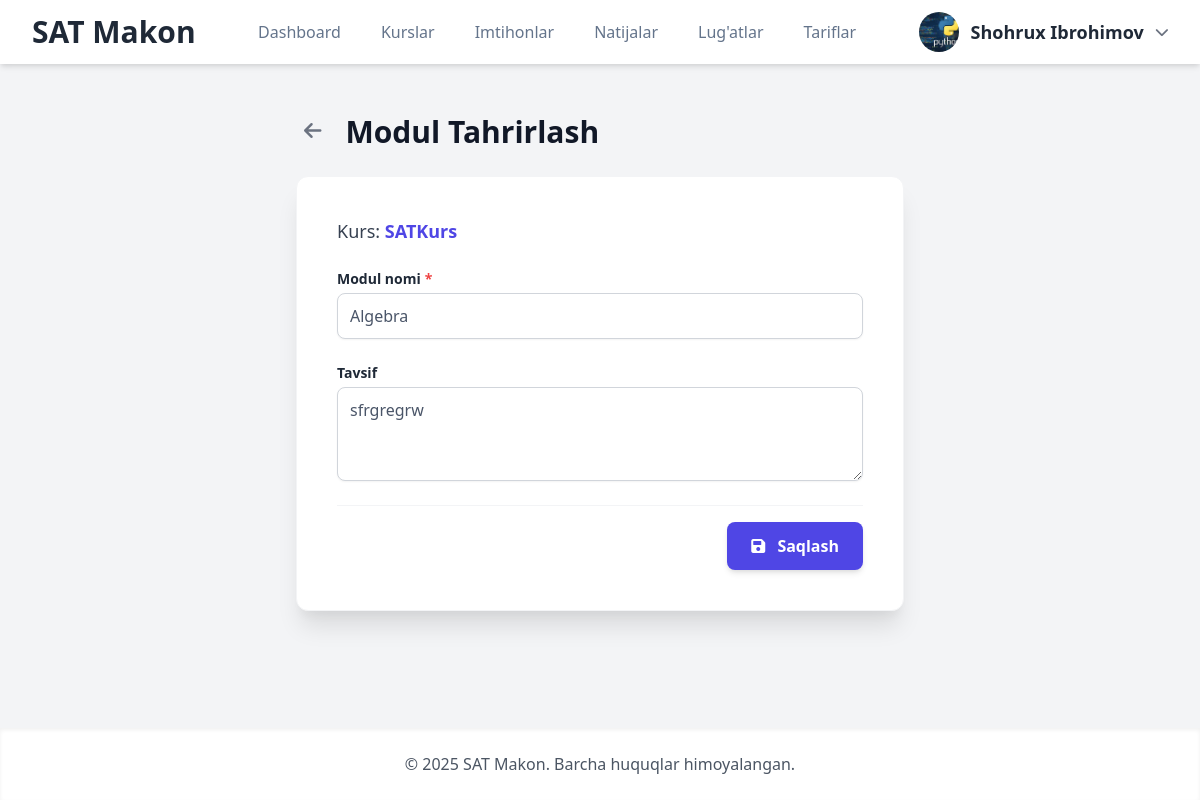
The page /courses/1/modules/1/edit/ (signed in) on the database its author committed.
### Mock/models.py (models this page shows, shortened)
class CustomUser(AbstractUser):
    first_name = None
    last_name = None
    full_name = models.CharField(max_length=255, verbose_name="To'liq ism (F.I.Sh)")
    email = models.EmailField(unique=True, verbose_name="Elektron pochta")
    phone_number = models.CharField(max_length=20, unique=True, null=True, blank=True, verbose_name="Telefon raqami")
    center = models.ForeignKey(
        Center,
        on_delete=models.SET_NULL,
        null=True,
        blank=True,
        related_name='members',
        verbose_name="O'quv Markazi"
    )
    ROLE_CHOICES = [
        ('student', "O'quvchi"),
        ('teacher', "O'qituvchi"),
        ('center_admin', "Markaz Admini"),
        ('admin', "Platforma Super Admini"),
    ]
    role = models.CharField(max_length=20, choices=ROLE_CHOICES, default='student', verbose_name="Foydalanuvchi roli")
    profile_picture = models.ImageField(upload_to='profile_pics/', null=True, blank=True, verbose_name="Profil rasmi")
    bio = models.TextField(max_length=500, blank=True, verbose_name="O'zi haqida")
    ability = models.FloatField(default=0.0, verbose_name="Foydalanuvchi qobiliyati (Rasch)")
    teacher = models.ForeignKey(
        'self',
        on_delete=models.SET_NULL,
        null=True,
        blank=True,
        limit_choices_to=models.Q(role='teacher') | models.Q(role='center_admin'),
        related_name='students',
        verbose_name="Biriktirilgan Ustoz/Admin"
    )
    is_approved = models.BooleanField(default=True, verbose_name="Tasdiqlangan")
    is_banned = models.BooleanField(default=False, verbose_name="Bloklangan")
    USERNAME_FIELD = 'username'
    REQUIRED_FIELDS = ['email', 'full_name']
    def get_full_name(self):
        return self.full_name.strip()
    class Meta:
        verbose_name = "Foydalanuvchi"
        verbose_name_plural = "Foydalanuvchilar"

class CourseModule(models.Model):
    course = models.ForeignKey(Course, on_delete=models.CASCADE, related_name='modules', verbose_name="Kurs")
    title = models.CharField(max_length=200, verbose_name="Modul nomi")
    description = models.TextField(verbose_name="Tavsif", blank=True, null=True)
    order = models.PositiveIntegerField(default=0, verbose_name="Tartib raqami")
    class Meta:
        verbose_name = "Kurs Moduli"
        verbose_name_plural = "Kurs Modullari"
        ordering = ['order']
        unique_together = ('course', 'order')

class Course(models.Model):
    title = models.CharField(max_length=200, verbose_name="Kurs nomi")
    description = models.TextField(verbose_name="Tavsif", blank=True, null=True)
    teacher = models.ForeignKey(settings.AUTH_USER_MODEL, on_delete=models.SET_NULL, null=True, verbose_name="Ustoz")
    course_type = models.CharField(
        max_length=10,
        choices=COURSE_TYPE_CHOICES,
        default='online',
        verbose_name="Kurs turi"
    )
    online_lesson_flow = models.CharField(
        max_length=10,
        choices=ONLINE_LESSON_FLOW_CHOICES,
        default='self_paced',
        verbose_name="Online darslar turi",
        help_text="'Ixtiyoriy'da tezlik talabaga bog'liq, 'Jadval asosida'da vaqt cheklangan."
    )
    is_premium = models.BooleanField(default=True, verbose_name="Pullik kurs")
    is_active = models.BooleanField(default=True, verbose_name="Aktiv")
    price = models.DecimalField(
        max_digits=10,
        decimal_places=2,
        default=0.00,
        verbose_name="Kurs narxi"
    )
    created_at = models.DateTimeField(auto_now_add=True)
    center = models.ForeignKey(
        'Center',
        on_delete=models.CASCADE,
        related_name='courses',
        verbose_name="Tegishli Markaz",
        null=True
    )
    groups = models.ManyToManyField(
        'Group',
        related_name='courses',
        blank=True,
        verbose_name="Kurs o'tiladigan guruhlar"
    )
    class Meta:
        verbose_name = "Kurs"
        verbose_name_plural = "Kurslar"
        unique_together = ('title', 'center')
        ordering = ['title']

### Mock/views.py (the view)
# urls.py: path('courses/<int:course_id>/modules/<int:module_id>/edit/', views.module_update, name='module_update'),
@login_required
def module_update(request, course_id, module_id):
    course = get_object_or_404(Course, id=course_id)
    module = get_object_or_404(CourseModule, id=module_id, course=course) # CourseModule dan topildi
    if request.method == 'POST':
        form = CourseModuleForm(request.POST, instance=module)
        if form.is_valid():
            module_instance = form.save()
            messages.success(request, f"'{module_instance.title}' moduli muvaffaqiyatli tahrirlandi.") # Muvaffaqiyat xabari
            return redirect('module_list', course_id=course.id)
        else:
            messages.error(request, "Iltimos, formadagi xatolarni to'g'irlang.")
    else:
        form = CourseModuleForm(instance=module)
    context = {
        'form': form,
        'course': course,  # Shablon uchun kerak
        'module': module,  # Tahrirlash sarlavhasi uchun kerak
    }
    return render(request, 'management/module_form.html', context)

### Mock/forms.py
class CourseModuleForm(forms.ModelForm):
    class Meta:
        model = CourseModule
        fields = ['title', 'description'] # Faqat foydalanuvchi kiritishi kerak bo'lgan maydonlar qoldi
        widgets = {
            'description': forms.Textarea(attrs={'rows': 3}),
        }

### Mock/context_processors.py (called while the page is built)
def global_context(request):
    default_name = "SAT Makon"
    context = {
        'CENTER_NAME': default_name,
        'center': None,
        'CENTER_SLUG': None,
    }
    if request.user.is_authenticated:
        user = request.user
        if hasattr(user, 'center') and user.center:
            current_center = user.center
            context['center'] = current_center
            context['CENTER_SLUG'] = current_center.slug
            context['CENTER_NAME'] = current_center.name
        if user.is_superuser:
            context['CENTER_NAME'] = default_name
            context['center'] = None
            context['CENTER_SLUG'] = None
    return context

### Mock/templates/management/module_form.html (shortened to what this page needs)
{% extends 'base.html' %}
{% load static i18n widget_tweaks %}
{% block extra_css %}
<link href="https://cdn.jsdelivr.net/npm/tailwindcss@2.2.19/dist/tailwind.min.css" rel="stylesheet">
<link rel="stylesheet" href="https://cdnjs.cloudflare.com/ajax/libs/font-awesome/6.0.0-beta3/css/all.min.css">
{% endblock %}
{% block content %}
<div class="container mx-auto p-4 md:p-8 max-w-2xl">
    <div class="flex items-center mb-6 space-x-4">
        <a href="{% url 'module_list' course_id=course.id %}" class="text-gray-500 hover:text-indigo-600 transition p-2 rounded-full hover:bg-gray-100" title="{% trans "Modullar ro'yxatiga qaytish" %}">
            <i class="fas fa-arrow-left text-xl"></i>
        </a>
        <h1 class="text-3xl font-extrabold text-gray-900">
            Modul {{ form.instance.pk|yesno:'Tahrirlash,Yaratish' }}
        </h1>
    </div>
    <div class="bg-white p-6 md:p-10 rounded-xl shadow-xl border border-gray-100">
        <p class="text-lg font-medium text-gray-700 mb-6">Kurs: <span class="text-indigo-600 font-semibold">{{ course.title }}</span></p>
        <form method="post" class="space-y-6">
            {% for field in form %}
                {% if field.name == 'order' %}
                {% elif field.is_hidden %}
                    {{ field }}
                {% else %}
                    <div class="field-wrapper">
                        {% if field.field.widget.input_type == 'checkbox' %}
                            <div class="flex items-center h-full">
                                {{ field|add_class:"form-check-style" }}
                                <label for="{{ field.id_for_label }}" class="text-sm font-semibold text-gray-800">
                                    {{ field.label }}
                                </label>
                            </div>
                        {% else %}
                            <label for="{{ field.id_for_label }}" class="block text-sm font-semibold text-gray-800 mb-1">
                                {{ field.label }}{% if field.field.required %}<span class="text-red-500 ml-1">*</span>{% endif %}
                            </label>
                            {% if field.field.widget.input_type == 'textarea' %}
                                {{ field|add_class:"form-field-style h-24" }}
                            {% else %}
                                {{ field|add_class:"form-field-style" }}
                            {% endif %}
                        {% endif %}
                    </div>
                {% endif %}
            {% endfor %}
            <div class="flex justify-end pt-4 border-t border-gray-100">
                <button type="submit" class="w-full sm:w-auto px-6 py-3 bg-indigo-600 text-white font-semibold rounded-lg shadow-md hover:bg-indigo-700 focus:outline-none focus:ring-2 focus:ring-indigo-500 focus:ring-offset-2 transition duration-150">
                    <i class="fas fa-save mr-2"></i> Saqlash
                </button>
            </div>
        </form>
    </div>
</div>
{% endblock content %}

### Mock/templates/header.html (shortened to what this page needs)
{% load static i18n %}
<header class="bg-white shadow-md sticky top-0 z-50">
    <div class="container max-w-7xl mx-auto px-4 sm:px-6 lg:px-8">
        <div class="flex items-center justify-between h-16">
            <div class="flex-shrink-0">
                <a href="{% url 'index' %}" class="text-3xl font-bold text-gray-800">{{ CENTER_NAME }}</a>
            </div>
            <nav class="hidden md:flex md:items-center md:space-x-2 lg:space-x-4">
                {% if user.is_authenticated and user.role == 'student' %}
                <a href="{% url 'dashboard' slug=request.user.center.slug %}" class="nav-link {% if request.resolver_match.url_name == 'dashboard' %}active{% endif %}">Dashboard</a>
                <a href="{% url 'all_courses' center.slug %}" class="nav-link ">Kurslar</a>
                <a href="{% url 'all_exams' center.slug %}" class="nav-link {% if request.resolver_match.url_name == 'all_exams' %}active{% endif %}">Imtihonlar</a>
                <a href="{% url 'completed_exams' center.slug %}" class="nav-link {% if request.resolver_match.url_name == 'completed_exams' %}active{% endif %}">Natijalar</a>
                <a href="{% url 'my_flashcards' center.slug %}" class="nav-link {% if request.resolver_match.url_name == 'my_flashcards' %}active{% endif %}">Lug'atlar</a>
                <a href="{% url 'price' center.slug %}" class="nav-link {% if request.resolver_match.url_name == 'price' %}active{% endif %}">Tariflar</a>
                {% elif user.is_authenticated and user.role == 'admin' %}
                <a href="{% url 'center_list' %}" class="nav-link {% if request.resolver_match.url_name == 'center_list' %}active{% endif %}">O'quv markazlar</a>
                {% endif %}
            </nav>
            <div class="flex items-center space-x-4">
                {% if user.is_authenticated %}
                <div class="hidden md:block relative">
                    <button id="dropdownButton" class="flex items-center space-x-3 focus:outline-none">
                        {% if user.profile_picture %}
                            <img class="h-10 w-10 rounded-full object-cover" src="{{ user.profile_picture.url }}" alt="Profil rasmi">
                        {% else %}
                            <span class="h-10 w-10 rounded-full bg-blue-500 flex items-center justify-center text-white font-bold text-lg">
                                {{ user.username|first|upper }}
                            </span>
                        {% endif %}
                        <span class="font-semibold text-lg text-gray-800">{{ user.get_full_name|default:user.username }}</span>
                        <i class="fas fa-chevron-down text-gray-500 text-sm"></i>
                    </button>
                </div>
                {% else %}
                <div class="hidden md:block">
                       <a href="{% url 'login' %}" class="nav-link"><i class="fa-brands fa-telegram mr-1"></i> Kirish</a>
                </div>
                {% endif %}
            </div>
        </div>
    </div>
</header>

### Mock/static/css/custom.css (style rules this page uses)
:root { --primary-color: #4f46e5; --secondary-color: #0ea5e9; --success-color: #10b981; --danger-color: #ef4444; --slate-text: #334155; --slate-light: #64748b; --slate-bg: #f8fafc; --card-bg: #ffffff; --card-border: #eef2ff; --card-shadow: 0 4px 6px -1px rgb(0 0 0 / 0.05), 0 2px 4px -2px rgb(0 0 0 / 0.06); --card-shadow-hover: 0 10px 15px -3px rgb(0 0 0 / 0.07), 0 4px 6px -2px rgb(0 0 0 / 0.05); }
body { background-color: var(--slate-bg); color: var(--slate-text); font-family: 'Inter', sans-serif; -webkit-font-smoothing: antialiased; -moz-osx-font-smoothing: grayscale; }
.nav-link, .mobile-nav-link { display: block; padding: 0.5rem 0.75rem; border-radius: 0.5rem; font-weight: 500; color: var(--slate-light); transition: all 0.2s ease; text-decoration: none; white-space: nowrap; }

### Mock/templates/management/module_form.html (style rules this page uses)
.form-field-style { display: block; width: 100%; padding: 0.625rem 0.75rem; font-size: 1rem; color: #4a5568; background-color: #ffffff; border: 1px solid #d1d5db; border-radius: 0.5rem; box-shadow: 0 1px 2px 0 rgba(0, 0, 0, 0.05); transition: border-color 0.15s ease-in-out, box-shadow 0.15s ease-in-out; }

### rows shown on the page
CustomUser: profile_picture (picture), get_full_name "Shohrux Ibrohimov"
CourseModule: instance.pk "Tahrirlash", form "Algebra" "sfrgregrw"
Course: title "SATKurs"

### other values the page prints
{{ CENTER_NAME }} "SAT Makon"
{{ field.label }} "Modul nomi" "Tavsif"
